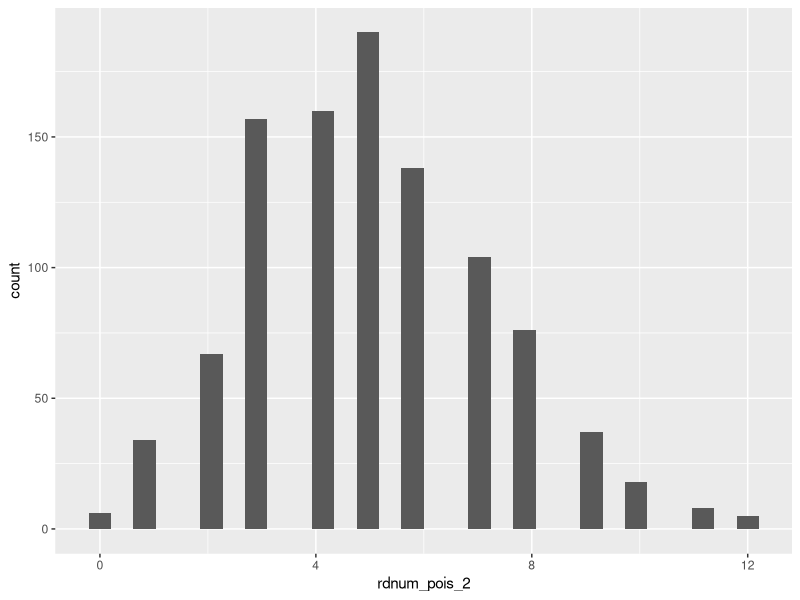
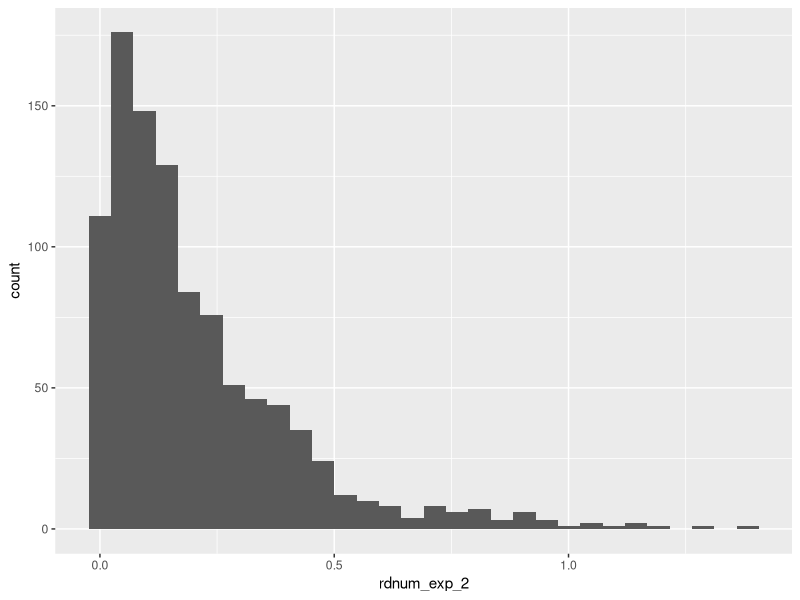
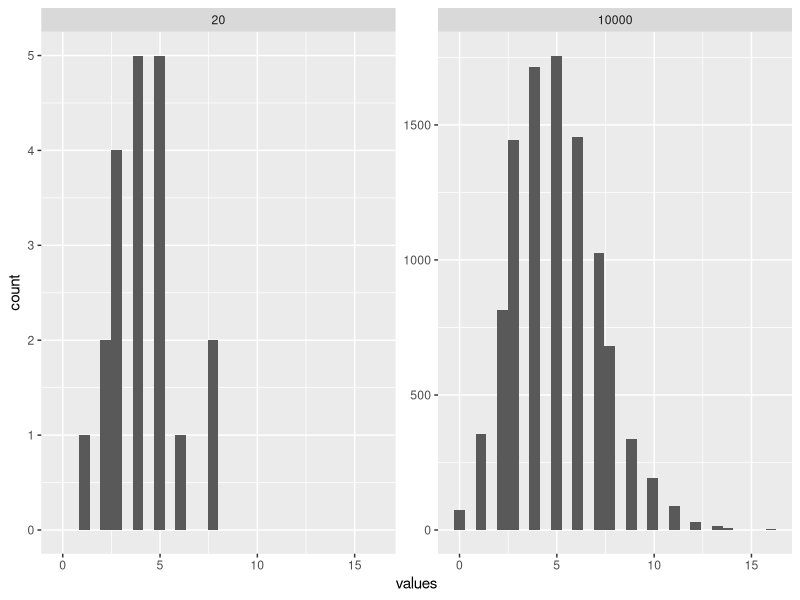
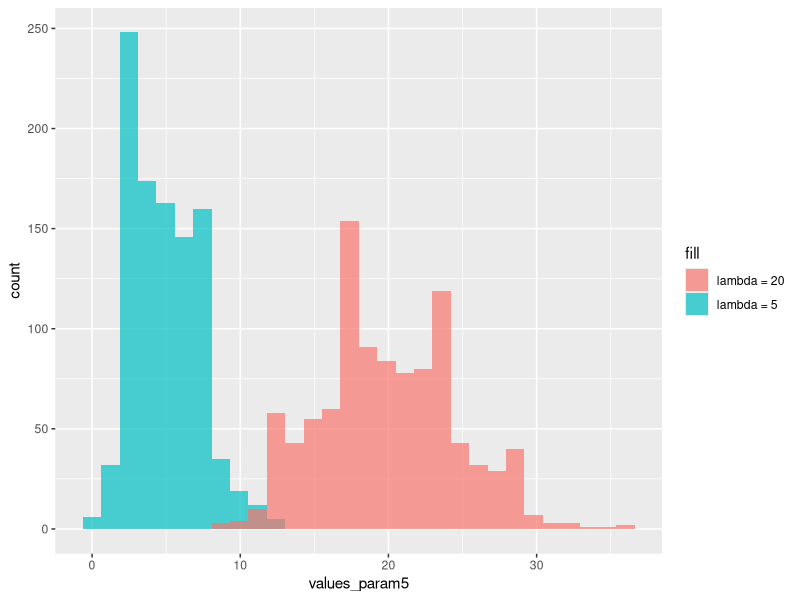

These figures' R source, in order:

# clear the memory

  rm(list = ls())
  set.seed(2025)
  library(tidyverse)


# ==============================================
# 1. Random Number Generator
# ==============================================
  
# 1-1. draw random number from poisson distribution: `rpois()`

  # draw 20 samples from poisson distribution (lambda = 5), and plot sample histogram
  rdnum_pois <- rpois(n = 20, lambda = 5)
  print(rdnum_pois)
  # draw 1,000 samples from poisson distribution (lambda = 5), and plot sample histogram
  rdnum_pois_2 <- rpois(n = 1000, lambda = 5)
  ggplot() +
    geom_histogram(mapping = aes(x = rdnum_pois_2))
  
# 1-2. draw random number from exponential distribution: `rexp()`
  
  ## draw 20 samples from exponential distribution (rate = 5)
  rdnum_exp <- rexp(20, rate = 5)
  rdnum_exp <- round(rdnum_exp, digits = 6)
  print(rdnum_exp)
  
  rdnum_exp_2 <- rexp(1000, rate = 5)
  ggplot() +
    geom_histogram(mapping = aes(x = rdnum_exp_2))

# ==============================================
# 2. Data Wrangling
# ==============================================
  
# 2-1. combine two different dataset by rows
  
  ## first, let's draw two different sets of random sample
  rdnum_pois_20 <- rpois(n = 20, lambda = 5)
  rdnum_pois_10000 <- rpois(n = 10000, lambda = 5)
  
  ## using the two sets of random sample, build two DataFrames respectively
  df_20 <- data.frame(
    size = 20,
    values = rdnum_pois_20
  )
  df_10000 <- data.frame(
    size = 10000,
    values = rdnum_pois_10000
  )
  
  ## combine the two DataFrames together, and draw the histogram
  df <- rbind(df_20, df_10000)
  
  ggplot(df, aes(x = values)) +
    geom_histogram() +
    facet_wrap(~size, scales = "free_y")
  

# 2-2. combine two different dataset by columns
  
  ## first, let's draw two different sets of random sample
  rdnum_pois_param5 <- rpois(n = 1000, lambda = 5)
  rdnum_pois_param20 <- rpois(n = 1000, lambda = 20)
  
  ## using the two sets of random sample, build two DataFrames respectively
  df_param5 <- data.frame(
    values_param5 = rdnum_pois_param5
  )
  df_param20 <- data.frame(
    values_param20 = rdnum_pois_param20
  )
  
  ## combine the two DataFrames together, and draw the histogram
  df <- cbind(df_param5, df_param20)
  ggplot(df) +
    geom_histogram(mapping = aes(x = values_param5, 
                                 fill = "lambda = 5"), 
                   alpha = 0.7
                   ) +
    geom_histogram(mapping = aes(x = values_param20, 
                                 fill = "lambda = 20"), 
                   alpha = 0.7
                   )

